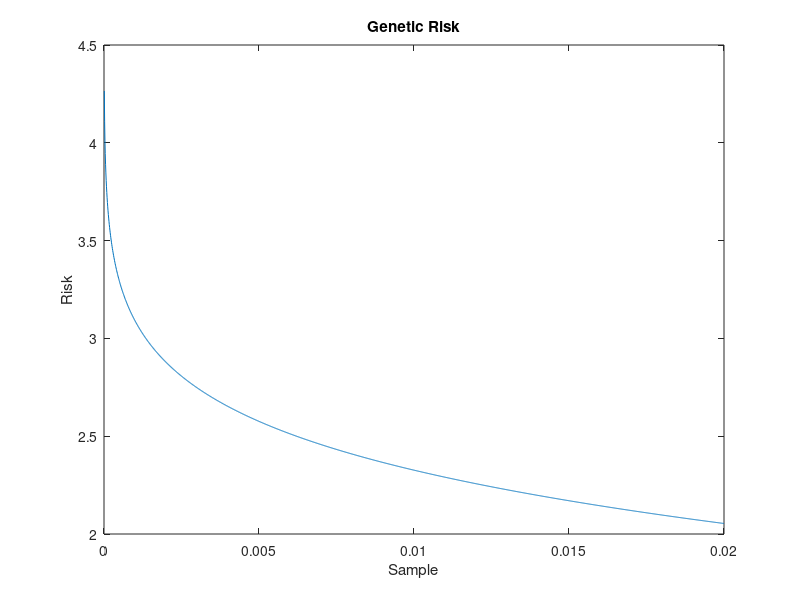

The MATLAB source for this figure: (Note: this script raises an error after producing the figure.)
%time in year
dt=0.001;
t=14:dt:60;
%t=0:0.0001:10;
%populational distribution 0-1 orderd by risk of onset (only 0-0.02 will be cauculated)
sample=0:.00001:0.02;

%reproduced from Hafner Arch Clin Psychiatry 2002
%t_real=[13,17,22,27,32,37,42,47,52,57];
t_real=[10,13,17,22,27,32,37,42,47,52,57,62];
%cumulative onset
%onset_real=[0.00000795,0.00052325,0.00236027,0.00398756,0.00502651,0.00569886,0.00598945,0.00643747,0.00676400,0.00700000];
onset_real=[0,0.00000795,0.00052325,0.00236027,0.00398756,0.00502651,0.00569886,0.00598945,0.00643747,0.00676400,0.00700000,0.00700000];

tau1=0.02;
tau2=0.1;
k1=-5;
k2=5;
k3=0;
l=1.4;
m=0.9;
origin=[-0.1;0;0];
plot_lim=-0.4:0.01:1.1;


%genetic risk defined as x with 100*sample percentile value in standard normal distribution snd(x)
genetic_risk=2^(1/2)*erfinv(1-2*sample);
figure(1);
plot(sample,genetic_risk);
title('Genetic Risk')
xlabel('Sample')
ylabel('Risk')

dval=polyfit(t_real,onset_real,5);
onset=polyval(dval,t);
figure(2);
plot(t_real,onset_real,'o',t,onset);
title('Cumulative Onset')
xlabel('Age')
ylabel('Cumulative Onset')

%onset defined as total risk = genetic risk + aging risk>0
aging_risk=-2^(1/2)*erfinv(1-2*onset);
figure(3);
plot(t,aging_risk)
title('Aging Risk')
xlabel('Age')
ylabel('Risk')

risk=repelem(aging_risk,numel(genetic_risk),1)+repelem(genetic_risk',1,numel(aging_risk));
risk_transparency=(0.5*(risk>=0)+0.5);
figure(4);
surf(t,sample,risk,'EdgeColor','none','CData',risk,'FaceColor','flat','AlphaData',risk_transparency,'AlphaDataMapping','none','FaceAlpha','flat')
title('Total Risk')
xlabel('Age')
ylabel('Sample')
zlabel('Risk')
colormap('jet')
view([-1,1,1])

risk_positive=risk;
risk_positive(isnan(risk) | isinf(risk))=0;
risk_positive=max(0,risk_positive);

qpn=zeros(3, size(t,2));
qpn(:,1)=origin;

for i=2:size(t,2)
    qpn(1,i)=qpn(1,i-1)+(k1*qpn(1,i-1)^3+k2*qpn(1,i-1)^2+k3*qpn(1,i-1)-qpn(2,i-1))/tau1*dt;
    qpn(2,i)=qpn(2,i-1)+(l*qpn(1,i-1)-risk_positive(500,i-1)-qpn(2,i-1))/tau2*dt;
    qpn(3,i)=1-(1-qpn(3,i-1))*m^(qpn(1,i-1)*dt);
end

figure(5);
clf
plot(t, qpn)
ylim([-0.4 1.2])

nullcline=k1*plot_lim.^3+k2*plot_lim.^2+k3*plot_lim;

figure(6);
clf
hold on
plot(plot_lim,nullcline)
plot(qpn(1,:),qpn(2,:))
hold off